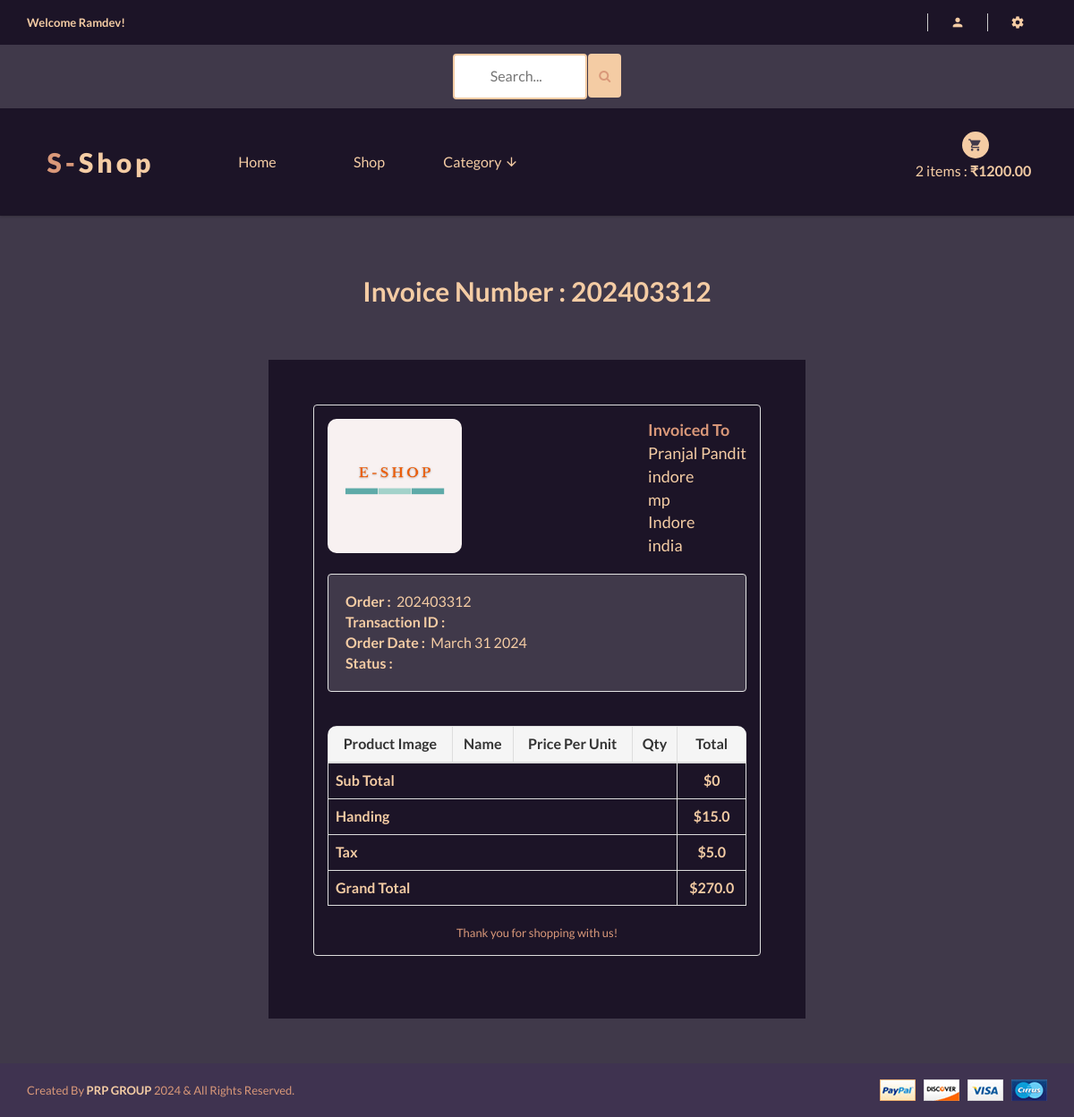
The page /account/order_detail/202403312/ (signed in) on the database its author committed.
### accounts/models.py (models this page shows, shortened)
class Account(AbstractBaseUser):
    first_name = models.CharField(max_length=50)
    last_name = models.CharField(max_length=50)
    username = models.CharField(max_length=50, unique=True)
    email = models.EmailField(max_length=100, unique=True)
    Phone_number = models.CharField(max_length=50)
    is_admin = models.BooleanField(default=False)
    is_staff = models.BooleanField(default=False)
    is_active = models.BooleanField(default=False)
    is_superadmin = models.BooleanField(default=False)
    date_joined_for_format = models.DateTimeField(auto_now_add=True)
    last_login_for_format  = models.DateTimeField(auto_now_add=True)
    USERNAME_FIELD = 'email'
    REQUIRED_FIELDS = ['username', 'first_name', 'last_name']
    objects = AccountManger()

### orders/models.py (models this page shows, shortened)
class Order(models.Model):
    STATUS = (
        ('New', 'New'),
        ('Accepted', 'Accepted'),
        ('Completed', 'Completed'),
        ('Cancelled', 'Cancelled'),
    )
    user = models.ForeignKey(Account, on_delete=models.SET_NULL, null=True)
    payment = models.ForeignKey(Payment, on_delete=models.SET_NULL, blank=True, null=True)
    order_number = models.CharField(max_length=20)
    first_name = models.CharField(max_length=50)
    last_name = models.CharField(max_length=50)
    phone = models.CharField(max_length=15)
    email = models.EmailField(max_length=50)
    address = models.TextField(max_length=1000)
    country = models.CharField(max_length=50)
    state = models.CharField(max_length=50)
    city = models.CharField(max_length=50)
    order_note = models.CharField(max_length=1000, blank=True)
    order_total = models.FloatField()
    tax = models.FloatField()
    status = models.CharField(max_length=10, choices=STATUS, default='New')
    ip = models.CharField(blank=True, max_length=20)
    is_ordered = models.BooleanField(default=False)
    created_at = models.DateTimeField(auto_now_add=True)
    updated_at = models.DateTimeField(auto_now=True)
    def full_name(self):
        return f'{self.first_name} {self.last_name}'
    def order_created(self):
        return self.created_at.strftime('%B %d %Y')

### accounts/views.py (the view)
# urls.py: path('order_detail/<int:order_id>/', views.order_detail, name='order_detail'),
@login_required(login_url = 'accounts:login')
def order_detail(request,order_id):
    order_detail = OrderProduct.objects.filter(order__order_number=order_id)
    order = Order.objects.get(order_number=order_id)
    subtotal = 0
    for x in order_detail:
        subtotal += x.product_price * x.quantity
    context = {
        'order_detail': order_detail,
        'order': order,
        'subtotal': subtotal,
    }
    return render(request, 'shop/accounts/dashboard/order_detail.html', context)

### templates/shop/accounts/dashboard/order_detail.html (shortened to what this page needs)
{% extends '../../../base.html' %}
{% load static %}
{% block content %}
<div class="container" style="margin-top: 50px;">
  <h2 class="text-center">Invoice Number : {{order.order_number}} </h2>
</div>
<div class="container"
  style="margin: 0 auto;width: 50%;padding: 50px;background: #1c1427;margin-top: 50px;margin-bottom: 50px;">
  <div  class="row invoice row-printable">
    <div  class="col-md-12">
      <div style="background:#1c1427" class="panel panel-default plain" id="dash_0">
        <div class="panel-body p30">
          <div class="row">
            <div class="col-lg-6">
              <div class="invoice-logo"><img style="border-radius:10px;" width="150" height="150" src={% static './img/logo.jpg' %} alt="Invoice logo"
                  style="max-height:130px;"></div>
            </div>
            <div style="font-size:18px" class="col-lg-6 ">
              <div class="invoice-from  ">
                <ul class="list-unstyled floatright">
                  <li style="color:#d99879"><strong>Invoiced To</strong></li><br>
                  <li>{{order.full_name}}</li><br>
                  <li>{{order.address}}</li><br>
                  <li>{{order.state}}</li><br>
                  <li>{{order.city}}</li><br>
                  <li>{{order.country}}</li>
                </ul>
              </div>
            </div>
            <div class="col-lg-12">
            <br>
              <div style="font-size:16px">
                <div style="background:#40394a" class="well">
                  <ul  style="margin:auto">
                    <li><strong><span >Order :</span></strong>&nbsp; {{order.order_number}}</li><br>
                    <li><strong><span >Transaction ID :</span></strong>&nbsp; {{order.payment.payment_id}}</li><br>
                    <li><strong><span >Order Date :</span></strong>&nbsp; {{order.order_created}}</li><br>
                    <li><strong><span >Status :</span></strong>&nbsp; {{order.payment.status}}</li><br>
                  </ul>
                </div>
              </div>
              <br>
              <div>
                <div  style="border-radius:10px;" class="table-responsive" style="overflow: hidden; outline: none;" tabindex="0">
                  <table style="font-size:16px"  class="table table-bordered">
                    <thead >
                      <tr>
                        <th style="" class="per70 text-center">Product Image</th>
                        <th style="" class="per70 text-center">Name</th>
                        <th style="" class="per5 text-center">Price per unit</th>
                        <th style="" class="per5 text-center">Qty</th>
                        <th style="" class="per25 text-center">Total</th>
                      </tr>
                    </thead>
                    <tbody>
                      <tr>
                        <th colspan="4" class="text-left">Sub Total</th>
                        <th class="text-center">${{subtotal}}  </th>
                      </tr>
                      <tr>
                        <th colspan="4" class="text-left">Handing</th>
                        <th class="text-center">$15.0  </th>
                      </tr>
                      <tr>
                        <th colspan="4" class="text-left">Tax</th>
                        <th class="text-center">${{order.tax}}  </th>
                      </tr>
                    </tbody>
                    <tfoot>
                      <tr>
                        <th colspan="4" class="text-left">Grand Total</th>
                        <th class="text-center">${{order.order_total}}  </th>
                      </tr>
                    </tfoot>
                  </table>
                </div>
              </div>
              <div class="invoice-footer mt25">
                <p style="color:#d99879" class="text-center">Thank you for shopping with us!</p>
              </div>
            </div>
          </div>
        </div>
      </div>
    </div>
  </div>
</div>
{% endblock content %}

### templates/base.html (shortened to what this page needs)
{% load static %}
<!doctype html>
<html class="no-js" lang="">
<head>
    <link rel="stylesheet" href="{% static 'css/bootstrap.min.css' %}">
    <link rel="stylesheet" href="{% static 'css/animate.css' %}">
    <link rel="stylesheet" href="{% static 'css/materialdesignicons.min.css' %}">
    <link rel="stylesheet" href="{% static 'css/jquery.simpleLens.css' %}">
    <link rel="stylesheet" href="{% static 'css/jquery-ui.min.css' %}">
    <link rel="stylesheet" href="{% static 'css/meanmenu.min.css' %}">
    <link rel="stylesheet" href="{% static 'css/nivo-slider.css' %}">
    <link rel="stylesheet" href="{% static 'css/owl.carousel.css' %}">
    <link rel="stylesheet" href="{% static 'css/style.css' %}">
    <link rel="stylesheet" href="{% static 'css/responsive.css' %}">
    <link rel="stylesheet" href="https://cdnjs.cloudflare.com/ajax/libs/font-awesome/4.7.0/css/font-awesome.min.css">
</head>
<body style="background:#40394a">
    <header style="background:#1c1427" class="header-one header-two">
        <div style="background:#1c1427" class="header-top-two">
            <div class="container text-center">
                <div class="row">
                    <div class="col-sm-12">
                        <div class="middel-top">
                            {% if user.id is None %}
                            <div class="left floatleft">
                                <p style="color:#f4cca4"><b>Welcome Guest!</b></p>
                            </div>
                            {% else %}
                            <div class="left floatleft">
                                <p style="color:#f4cca4"><b>Welcome {{user.first_name | capfirst}}!</b></p>
                            </div>
                            {% endif %}
                        </div>
                        <div class="middel-top clearfix">
                            <ul class="clearfix right floatright">
                                <li>
                                    <a style="color:#f4cca4" href="#"><i class="mdi mdi-account"></i></a>
                                </li>
                                <li>
                                    <a style="color:#f4cca4" href="#"><i class="mdi mdi-settings"></i></a>
                                </li>
                            </ul>
                            </div>
                        </div>
                    </div>
                </div>
            </div>
        <div style="background:#40394a">
            <div class="container text-center">
                <div class="row">
                    <div class="col-sm-12">
                        <form id="searchh" action={% url 'shop:search' %} method="GET">
                        <input  type="text" name="keyword" placeholder="Search...">
                        <button style="height:49px; margin-bottom:6px; background:#f4cca4;margin-left:-1px;border:None "  class="btn btn-warning" type="submit">
                           <i style="color:#d99879" class="fa fa-search"></i>
                        </button>
                        </form>
                    </div>
                </div>
            </div>
        </div>
        <div class="container text-center">
            <div class="row">
                <div class="col-sm-2">
                    <div class="logo">
                        <a style="color:#f4cca4;font-weight: 800;" href="\"><span
                                style="color:#d99879">S-</span>shop</a>
                    </div>
                </div>
                <div class="col-sm-8">
                    <div class="header-middel">
                        <div class="mainmenu">
                            <nav >
                                <ul>
                                    <li ><a href="\">Home</a></li>
                                    <li><a href="{% url 'shop:shop' %}">Shop</a></li>
                                    <li><a href="#">Category <i class="mdi mdi-arrow-down"></i></a>
                                    </li>
                                </ul>
                            </nav>
                        </div>
                    </div>
                </div>
                <div class="col-sm-2">
                    <div class="cart-itmes">
                        <a class="cart-itme-a" href="{% url 'cart:cart' %}">
                            <i class="mdi mdi-cart"></i>
                            {{quantityyy}} items : <strong>₹{{totalll}}</strong>
                        </a>
                    </div>
                </div>
            </div>
        </div>
    </header>
    <br>
    {% block content %}
    {% endblock content %}
    <footer>
        <div  style="background:#3f3350" class="footer-bottom">
            <div class="container">
                <div class="row">
                    <div class="col-xs-12 col-sm-6">
                        <p style="color:#d99879">Created By <span style="color:#f4cca4"><b>PRP GROUP</b></span> 2024 &
                            All Rights Reserved.</p>
                    </div>
                    <div class="col-xs-12 col-sm-6 text-right">
                        <a href="#"><img src="{% static 'img/footer/payment.png' %}" alt="" /></a>
                    </div>
                </div>
            </div>
        </div>
    </footer>
</body>
</html>

### rows shown on the page
Account: first_name "Ramdev"
Order: order_number "202403312", full_name "Pranjal Pandit", address "indore", state "mp", city "Indore", country "india", order_created "March 31 2024", tax "5.0", order_total "270.0"

### other values the page prints
{{ quantityyy }} "2"
{{ totalll }} "1200.00"
{{ subtotal }} "0"
